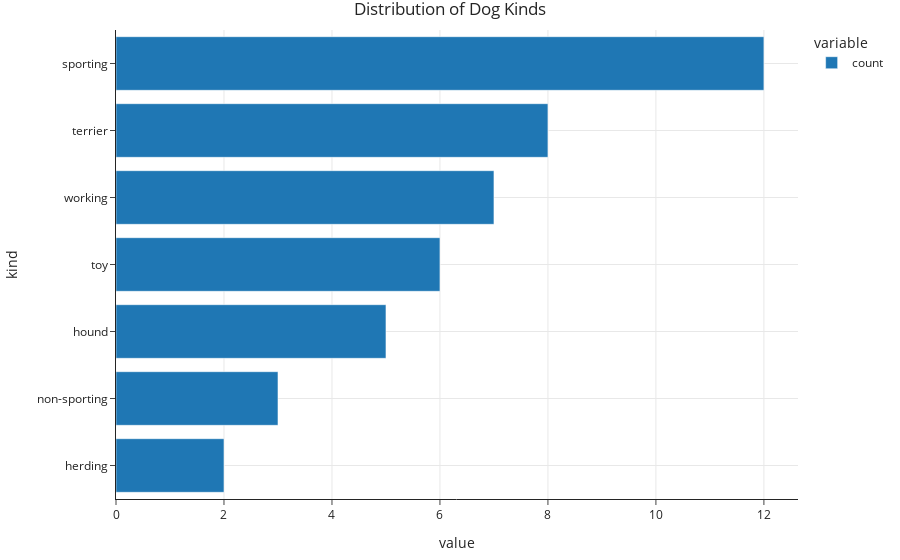

The code cell stored with this chart in its notebook:
### Code cell
(
    dogs['kind']
    .value_counts()
    .sort_values()
    .plot(kind='barh', title='Distribution of Dog Kinds')
)

### Figure 1 — Plotly figure (JSON) as saved in the notebook; plotly's stock layout.template omitted (floating-point values rounded to 4 significant figures)
{"data": [{"alignmentgroup": "True", "hovertemplate": "variable=count<br>value=%{x}<br>kind=%{y}<extra></extra>", "legendgroup": "count", "marker": {"color": "#1F77B4", "pattern": {"shape": ""}}, "name": "count", "offsetgroup": "count", "orientation": "h", "showlegend": true, "textposition": "auto", "type": "bar", "x": [2, 3, 5, 6, 7, 8, 12], "xaxis": "x", "y": ["herding", "non-sporting", "hound", "toy", "working", "terrier", "sporting"], "yaxis": "y"}], "layout": {"barmode": "relative", "legend": {"title": {"text": "variable"}, "tracegroupgap": 0}, "title": {"text": "Distribution of Dog Kinds"}, "xaxis": {"anchor": "y", "domain": [0, 1], "title": {"text": "value"}}, "yaxis": {"anchor": "x", "domain": [0, 1], "title": {"text": "kind"}}}}
